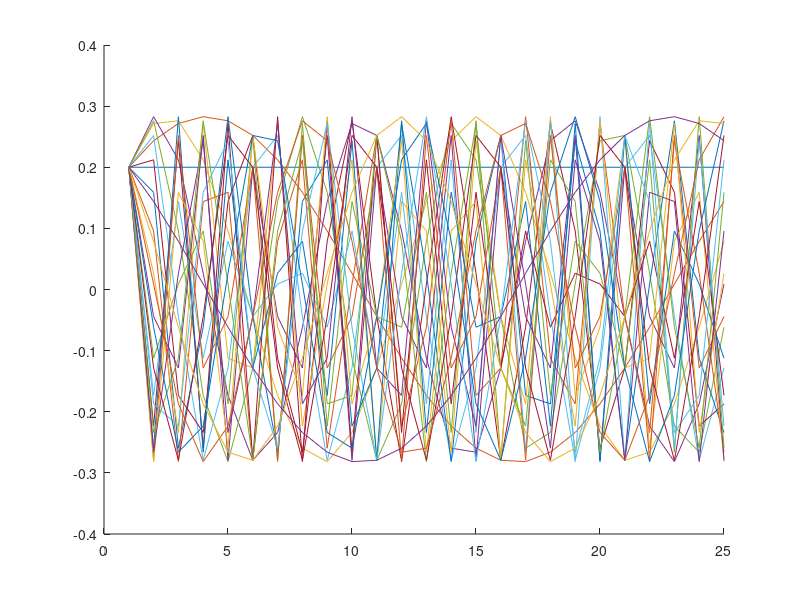

Recreate this plot in MATLAB.
clc;clear;close all;
N=25;

k=(0:N-1); n=0:N-1;
%A=sqrt(2/(N+1))*sin(pi*(k'+1)*(n+1)/(N+1)); % DST
A=sqrt(1/N)*( cos(2*pi/N*k'*n) + sin(2*pi/N*k'*n) ); % Hartley
hold on
for i=1:N
    plot(1:N,A(i,1:N),'-');
    pause()
end
B=zeros(N);
for i = 1:N
    for j = 1:N
        B(i,j)=sum(A(i,:).*A(j,:));
    end
end
odw = inv(A);
tran= A';
przyp1 = odw * A;
przyp2 = tran * A;